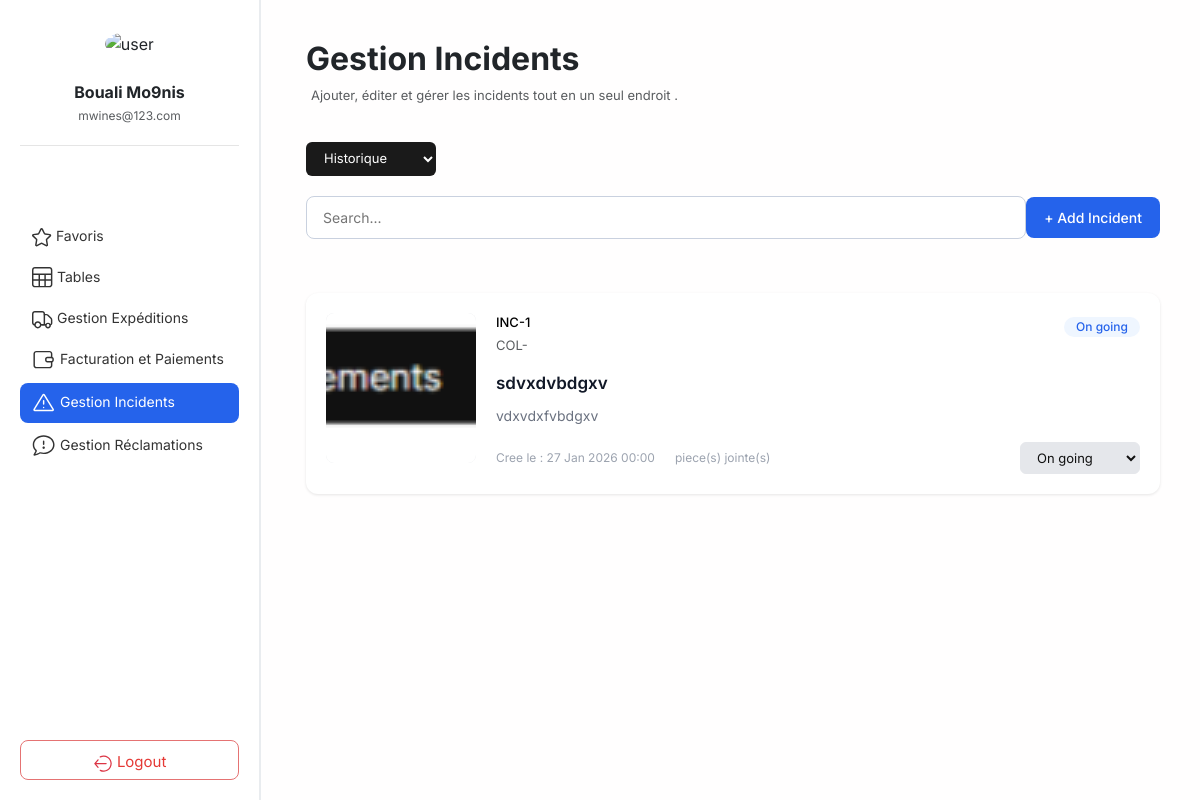
The page /incident/ on the database as committed earlier.
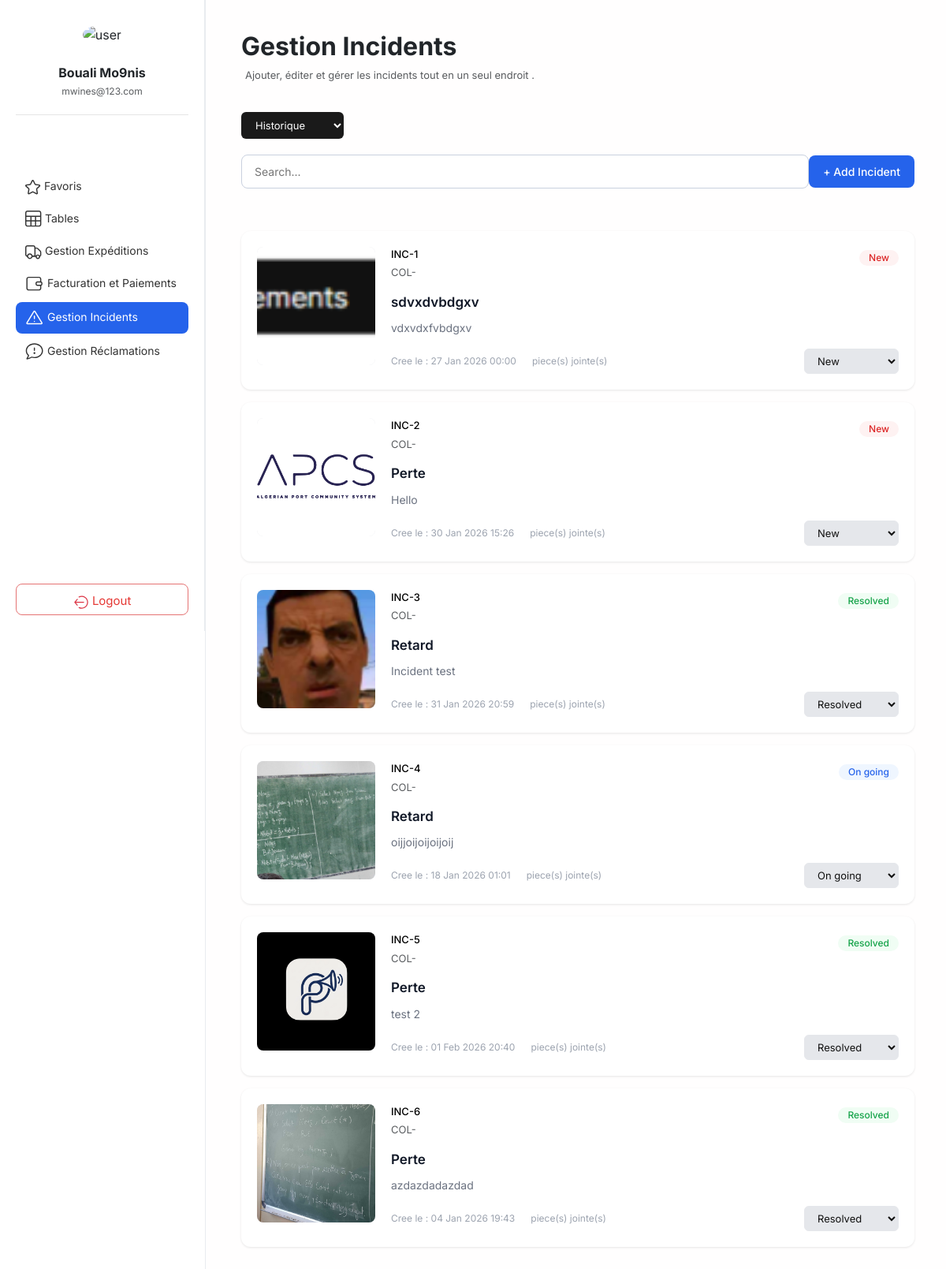
The same page on the database as committed later.
### core/models/models.py (models this page shows, shortened)
class Incident(models.Model):
    incident_type = models.CharField(max_length=100)
    description = models.TextField()
    incident_date = models.DateTimeField()
    piece_count = models.PositiveIntegerField(default=0)
    photo = models.ImageField(upload_to="incidents/", null=True, blank=True)
    shipment = models.ForeignKey(Shipment, on_delete=models.RESTRICT)
    tour = models.ForeignKey(Tour, on_delete=models.RESTRICT)
    status = models.CharField(max_length=100,default='new')

### core/web/views.py (the view, shortened to what this page needs)
# urls.py: path("incident/", views.list_incidents, name="incident_list"),
def list_incidents(request):
	try:
		Incident = apps.get_model("core", "Incident")
	except LookupError as e:
		raise Http404("Incident model not found (check core/models/models.py).") from e
	db_table = Incident._meta.db_table
	search_query = request.GET.get('search', '').strip()
	incidents = Incident.objects.all()
	if search_query:
		incidents = incidents.filter(
			Q(description__icontains=search_query) |
			Q(status__icontains=search_query)
		)
	page_obj = Paginator(incidents, 10).get_page(request.GET.get("page"))
	return render(request, "incident/incident.html", {"page_obj": page_obj})

### core/web/templates/incident/incident.html (shortened to what this page needs)
{% extends "home.html" %}
{% load static %}
{% block content %}
<link rel="stylesheet" href="{% static 'css/incident.css' %}">
<div class="incident-management">
    <div class="incident-header">
        <h2><b>Gestion Incidents</b></h2>
        <p class="text-muted">Ajouter, éditer et gérer les incidents tout en un seul endroit .</p>
    </div>
    <select name="incident" class="incident-select" onchange="if (this.value) { window.location.href =this.value; }">
        <option value="{% url 'incident_list'%}" selected>Historique</option>
    </select>
    <section class="incident-content">
            <form method="get" class="form-actions">
                <div class="left">
                    <input type="text" name="search" id="search" placeholder="Search..." value="{{ request.GET.search }}">
                </div>
                <div class="right">
                    <button type="button" class="btn primary" id="AddIncidentButton">
                        + Add Incident
                    </button>
                </div>
            </form>
        <div class="incident-list">
            {% for incident in page_obj %}
            <div class="incident-card">
                <div class="incident-img">
                    {% if incident.photo %}
                        <img src="{{ incident.photo.url }}" alt="Incident photo">
                    {% endif %}
                </div>
                <div class="incident-info">
                    <div class="incident-top">
                        <div class="incident-ids">
                            <small style="font-weight: 500; color: black;">INC-{{incident.id}} </small>
                            <small class="text-muted">COL-{{incident.colis_id}}</small>
                        </div>
                        <div class="incident-status">
                            {% if incident.status == 'new' %}
                                <span class="badge new">New</span>
                            {% elif incident.status == 'ongoing' %}
                                <span class="badge ongoing">On going</span>
                            {% else %}
                                <span class="badge resolved">Resolved</span>
                            {% endif %}
                        </div>
                    </div>
                    <h4>{{incident.incident_type}}</h4>
                    <p>{{incident.description}}</p>
                    <div class="incident-footer">
                        <div class="incident-date">
                            <small> Cree le : {{incident.incident_date|date:"d M Y H:i"}}</small>
                            <small> {{incident.piece}} piece(s) jointe(s)</small>
                        </div>
                        <select class="status-select" data-incident-id="{{ incident.id }}" data-original-status="{{ incident.status }}" onchange="updateIncidentStatus(this)">
                            <option value="new" {% if incident.status == 'new' %}selected{% endif %}>New</option>
                            <option value="ongoing" {% if incident.status == 'ongoing' %}selected{% endif %}>On going</option>
                            <option value="resolved" {% if incident.status == 'resolved' %}selected{% endif %}>Resolved</option>
                        </select>
                    </div>
                </div>
            </div>
            {% endfor %}
        </div>
    </section>
</div>
{% endblock %}

### core/web/templates/home.html (shortened to what this page needs)
{% load static %}
<!DOCTYPE html>
<html lang="en">
<head>
    <link href="https://cdn.jsdelivr.net/npm/bootstrap@5.3.2/dist/css/bootstrap.min.css" rel="stylesheet">
    <link rel="stylesheet" href="{% static 'css/home.css' %}">
    <link rel="stylesheet" href="{% static 'css/client.css' %}">
    <link rel="stylesheet" href="https://cdnjs.cloudflare.com/ajax/libs/font-awesome/6.5.0/css/all.min.css" />
</head>
<body>
    <div class="layout">
        <aside class="sidebar">
            <div class="profile">
                <img src="{% static 'images/avatar.png' %}" alt="user">
                <h3>{{ user.first_name |default:"Bouali " }} {{ user.last_name |default:"Mo9nis"}}</h3>
                <p class="text-muted">{{ user.email |default:"mwines@123.com"}}</p>
            </div>
            <nav class="nav-menu">
                <a href="{% url 'favorite_list' %}" class="menu-item ">     Favoris</a>
                <a href="{% url 'table' %}" class="menu-item {% if request.path|slice:':7' == '/table/' %}active{% endif %}">     Tables</a>
                <a href="{% url 'expedition_list' %}" class="menu-item {% if request.path|slice:':12' == '/expedition/' %} active{% endif %}">     Gestion Expéditions</a>
                <a href="{% url 'facturation_view' %}" class="menu-item {% if request.path|slice:':13' == '/facturation/' %}active{% endif %}">
                      Facturation et Paiements</a>
                <a href="{% url 'incident_list' %}" class="menu-item {% if request.path|slice:':10' == '/incident/' %}active{% endif %}">
                     Gestion Incidents</a>
                <a href="{% url 'reclamation_view' %}" class="menu-item {% if request.resolver_match.url_name == 'reclamation_view' %}active{% endif %}">
                     Gestion Réclamations</a>
            </nav>
            <div class="logout">
                <a href="{% url 'login' %}"><button>
                    Logout
                </button></a>
            </div>
        </aside>
        <main class="main-content">
            {% block content %}
            {% endblock %}
        </main>
    </div>
</body>
</html>

### core/web/static/css/home.css (style rules this page uses)
* { box-sizing: border-box; }
body { margin: 0; font-family: 'Inter', sans-serif; }
.sidebar { width:260px; height: 100vh; background-color: white; border-right: 1px soli; display: flex; flex-direction: column; justify-content: space-between; padding: 20px; flex: 0 0 260px; position: fixed; top: 0; left: 0; bottom: 0; border-right: 1px solid #e9ecef; box-shadow: none; }
.profile { text-align: center; border-bottom: 1px solid #e5e5e5; padding-bottom: 20px; }
.profile img { width: 70px; height: 70px; padding: 12px; border-radius: 50%; margin-bottom: 10px; }
.profile h3 { margin: 5px 0; font-size: 16px; font-weight: bold; }
.profile p { margin: 0; font-size: 12px; color: #6c757d; }
.nav-menu { display: flex; flex-direction: column; margin-top: -200px; }
.menu-item { text-decoration: none; font-size: 14px; color: #333; padding: 8px 12px; border-radius: 8px; margin-bottom: 3px; transition: 0.3s; }
.menu-item.active { background-color: #2563eb; color: white; }
.logout button { width: 100%; height: 40px; font-size: 15px; line-height: 40px; text-align: center; border: 1px solid #e57373; border-radius: 8px; background-color: white; color: #e53935; cursor: pointer; }
.main-content { flex: 1 1 auto; min-width: 0; width: auto; padding: 20px; overflow: auto; background-color: #fff ; margin-left: 260px; min-height: 100vh; border-left: 1px solid #e9ecef; }

### core/web/static/css/client.css (style rules this page uses)
.main-content { background: #f5f6fa; padding: 30px; }
.form-actions { flex: 1; border-top-left-radius: 12px; border-top-right-radius: 12px; justify-content: space-between; align-items: center; box-shadow: 0 2px 8px rgba(0, 0, 0, 0.1); }
.left { display: flex; gap: 10px; }
.left input { width: 450px; padding: 6px 10px; }
.right { display: flex; gap: 10px; }
.btn { padding: 8px 12px; border-radius: 8px; font-size: 13px; border: none; cursor: pointer; }
.btn.primary { background: #2563eb; color: white; }

### core/web/templates/incident/incident.html (style rules this page uses)
.main-content { background-color: #fffefe !important; }
.incident-management .form-actions { box-shadow: none !important; }
.incident-management .form-actions input, .incident-management .form-actions select, .incident-management .form-actions button, .incident-management .form-actions .btn { box-shadow: none !important; -webkit-box-shadow: none !important; }

Rows that differ between the two databases and show on the page:
changed Incident "sdvxdvbdgxv": status+id "On going" → "New"; status "On going" → "New"
added Incident: photo (picture), id "2", shows "New", incident_type "Perte", description "Hello", incident_date "30 Jan 2026 15:26", status+id "New"
added Incident: photo (picture), id "3", shows "Resolved", incident_type "Retard", description "Incident test", incident_date "31 Jan 2026 20:59", status+id "Resolved"
added Incident: photo (picture), id "4", shows "On going", incident_type "Retard", description "oijjoijoijoijoij", incident_date "18 Jan 2026 01:01", status+id "On going"
added Incident: photo (picture), id "5", shows "Resolved", incident_type "Perte", description "test 2", incident_date "01 Feb 2026 20:40", status+id "Resolved"
added Incident: photo (picture), id "6", shows "Resolved", incident_type "Perte", description "azdazdadazdad", incident_date "04 Jan 2026 19:43", status+id "Resolved"
